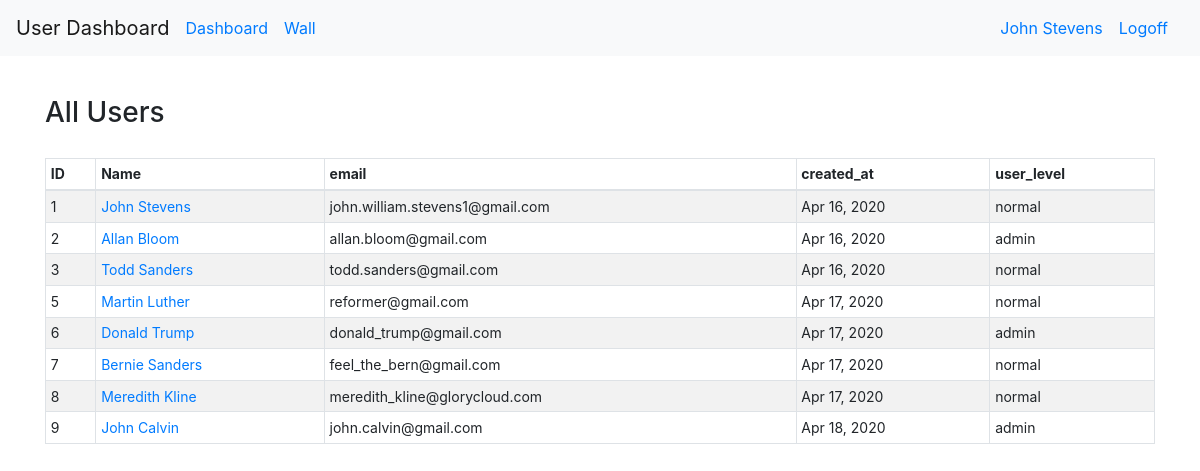
The page /dashboard (signed in) on the database its author committed.
### login_and_registration_app/models.py (models this page shows)
class User(models.Model):
    first_name = models.CharField(max_length=255)
    last_name = models.CharField(max_length=255)
    email = models.CharField(max_length=255)
    level = models.IntegerField(default=1)
    description = models.TextField(null=True)
    password = models.CharField(max_length=100)
    created_at = models.DateTimeField(auto_now_add=True)
    updated_at = models.DateTimeField(auto_now=True)
    profile_photo = models.ImageField(upload_to="profile_images", blank=True)
    default_photo = models.ImageField(upload_to="profile_images", default="default.jpg")
    city = models.CharField(max_length=45, null=True)
    state = models.CharField(max_length=45, null=True)
    country = models.CharField(max_length=45, null=True)
    objects = UserManager()

### dashboard_app/views.py (the view)
# urls.py: path("", views.dashboard),
def dashboard(request):
    try:
        User.objects.filter(id=request.session["user_id"])[0]
    except IndexError:
        return redirect("/")
    context = {
        "user": logged_user(request),
        "users": User.objects.all(),
    }
    return render(request, "dashboard.html", context)

### dashboard_app/views.py (called while the page is built)
def logged_user(request):
    return User.objects.filter(id=request.session["user_id"])[0]

### dashboard_app/templates/dashboard.html (shortened to what this page needs)
<!doctype html>
<html lang="en">
  <head>
    {% load static %}
    <link rel="stylesheet" type="text/css" href="{% static 'bootstrap.css' %}">
  </head>
  <body>
    <nav class="navbar navbar-expand-md navbar-light bg-light">
      <a class="navbar-brand" href="/">User Dashboard</a>
      <div class="collapse navbar-collapse" id="navbarSupportedContent">
        <a class="navbar-nav mr-sm-0 nav-link" href="/dashboard">Dashboard</a>
        <a class="navbar-nav mr-auto nav-link" href="/message_board/{{user.id}}">Wall</a>
      {% if request.session.user_id == None %}
        <a class="navbar-nav mr-sm-0 nav-link" href="/signin">Signin</a>
      {% else %}
      {% if user.level == 9%}
      <a class="navbar-nav mr-sm-0 nav-link" href="/dashboard/edit_profile/{{user.id}}">{{user.first_name}} {{user.last_name}} (admin)</a>
      {% else %}
      <a class="navbar-nav mr-sm-0 nav-link" href="/dashboard/edit_profile/{{user.id}}">{{user.first_name}} {{user.last_name}}</a>
      {% endif %}
      <a class="navbar-nav mr-sm-0 nav-link" href="/logoff">Logoff</a>
      {% endif %}
      </div>
    </nav>
    <div class="container">
      <div class="row header_row">
        <div class="col-8">
        {% if user.level == 9%}
          <h3>Manage Users</h3>
        {% else %}
          <h3>All Users</h3>
        {% endif %}
        </div>
      </div>
      <div class="row">
        <div class="col-12">
          <div class="table-responsive-lg">
            <table class="table table-striped table-hover table-sm table-bordered">
              <thead>
                <tr>
                  <th>ID</th>
                  <th>Name</th>
                  <th>email</th>
                  <th>created_at</th>
                  <th>user_level</th>
                </tr>
              </thead>
              <tbody>
              {% for profile in users %}
                <tr>
                  <td>{{ profile.id }}</td>
                  <td><a href="/message_board/{{profile.id}}">{{ profile.first_name }} {{ profile.last_name }}</a></td>
                  <td>{{ profile.email }}</td>
                  <td>{{ profile.created_at|date:"M d, Y" }}</td>
                {% if profile.level == 9%}
                  <td>admin</td>
                {% else %}
                  <td>normal</td>
                {% endif %}
                </tr>
              {% endfor %}
              </tbody>
            </table>
          </div>
        </div>
      </div>
    </div>
  </body>
</html>

### dashboard_app/templates/dashboard.html (style rules this page uses)
.header_row { margin-top: 40px; margin-bottom: 20px; }
table { font-size: 14px; }

### rows shown on the page
User: first_name "John", last_name "Stevens", id "1", email "john.william.stevens1@gmail.com", created_at "Apr 16, 2020", level "normal"
User: id "2", first_name "Allan", last_name "Bloom", email "allan.bloom@gmail.com", created_at "Apr 16, 2020", level "admin"
User: id "3", first_name "Todd", last_name "Sanders", email "todd.sanders@gmail.com", created_at "Apr 16, 2020", level "normal"
User: id "5", first_name "Martin", last_name "Luther", email "reformer@gmail.com", created_at "Apr 17, 2020", level "normal"
User: id "6", first_name "Donald", last_name "Trump", email "donald_trump@gmail.com", created_at "Apr 17, 2020", level "admin"
User: id "7", first_name "Bernie", last_name "Sanders", email "feel_the_bern@gmail.com", created_at "Apr 17, 2020", level "normal"
User: id "8", first_name "Meredith", last_name "Kline", email "meredith_kline@glorycloud.com", created_at "Apr 17, 2020", level "normal"
User: id "9", first_name "John", last_name "Calvin", email "john.calvin@gmail.com", created_at "Apr 18, 2020", level "admin"
